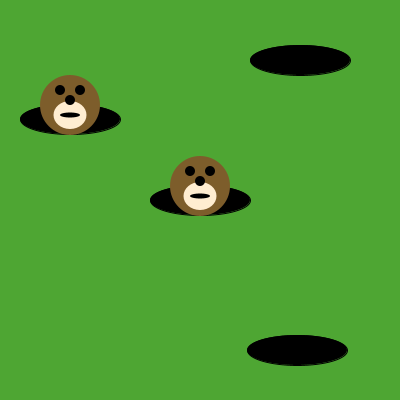
Frame 1 (no input)
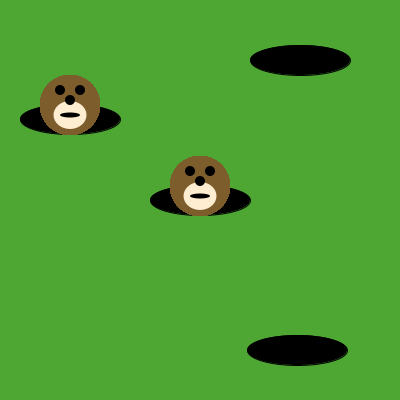
Frame 60 (the mouse pressed at the canvas centre just before this capture)
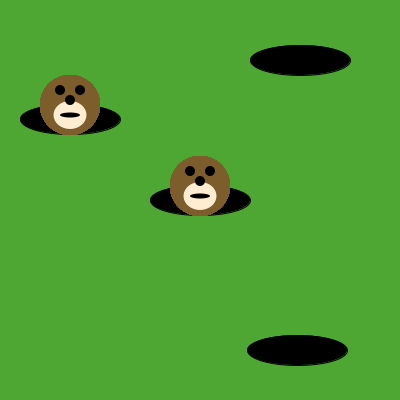
Frame 120 (the mouse held since frame 60 and released just before this capture)

The Processing sketch that drew these frames (run headless with seeded random() and noise(); from frame 60 on, the mouse is pressed at the canvas centre):

// Processing sketch: MolesInHoles
// ── MolesInHoles.pde
void draw() {
  /* Use the method below to put moles in the holes. */
drawMole (200, 186);
drawMole (70, 105);
}

void drawMole(int moleX, int moleY) {
  noStroke();
  fill(125, 93, 43);
  ellipse(moleX, moleY, 60, 60); // face
  fill(255, 237, 209);
  ellipse(moleX, moleY+10, 33, 28); 
  fill(0, 0, 0);
  ellipse(moleX-10, moleY-15, 10, 10); // eyes
  ellipse(moleX+10, moleY-15, 10, 10);
  ellipse(moleX, moleY-5, 10, 10); // nose
  ellipse(moleX, moleY+10, 20, 5); // mouth
}

void setup() {
  size(400, 400);
  background(78, 166, 51); // green grass
  fill(0, 0, 0);
  ellipse(200, 200, 100, 30); // holes!
  ellipse(70, 119, 100, 30);
  ellipse(300, 60, 100, 30);
  ellipse(297, 350, 100, 30);
}
